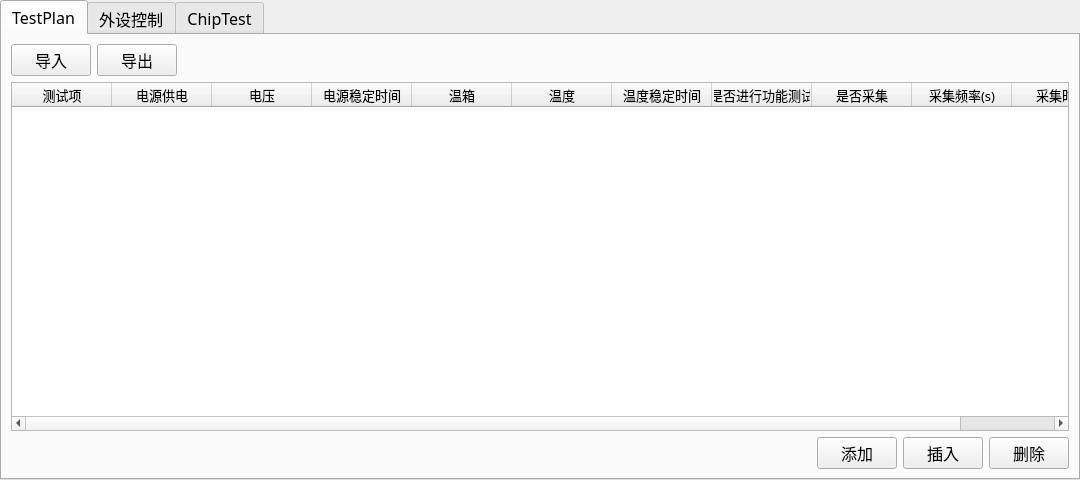
<?xml version="1.0" encoding="UTF-8"?>
<ui version="4.0">
 <class>ConfigDialog</class>
 <widget class="QWidget" name="ConfigDialog">
  <property name="geometry">
   <rect>
    <x>0</x>
    <y>0</y>
    <width>1080</width>
    <height>480</height>
   </rect>
  </property>
  <property name="sizePolicy">
   <sizepolicy hsizetype="Expanding" vsizetype="Expanding">
    <horstretch>0</horstretch>
    <verstretch>0</verstretch>
   </sizepolicy>
  </property>
  <property name="minimumSize">
   <size>
    <width>1080</width>
    <height>480</height>
   </size>
  </property>
  <property name="maximumSize">
   <size>
    <width>1400</width>
    <height>600</height>
   </size>
  </property>
  <property name="windowTitle">
   <string>Configuration</string>
  </property>
  <layout class="QGridLayout" name="gridLayout_3">
   <property name="leftMargin">
    <number>0</number>
   </property>
   <property name="topMargin">
    <number>0</number>
   </property>
   <property name="rightMargin">
    <number>0</number>
   </property>
   <property name="bottomMargin">
    <number>0</number>
   </property>
   <property name="spacing">
    <number>0</number>
   </property>
   <item row="0" column="0">
    <widget class="QTabWidget" name="tabConfig">
     <property name="font">
      <font>
       <family>微软雅黑</family>
       <pointsize>12</pointsize>
      </font>
     </property>
     <property name="currentIndex">
      <number>0</number>
     </property>
     <widget class="QWidget" name="tabTestPlan">
      <attribute name="title">
       <string>TestPlan</string>
      </attribute>
      <layout class="QVBoxLayout" name="verticalLayout_testPlan">
       <item>
        <layout class="QGridLayout" name="gridLayout_testplan">
         <item row="0" column="0">
          <widget class="QPushButton" name="btnImportTestPlan">
           <property name="maximumSize">
            <size>
             <width>80</width>
             <height>40</height>
            </size>
           </property>
           <property name="text">
            <string>导入</string>
           </property>
          </widget>
         </item>
         <item row="0" column="1">
          <widget class="QPushButton" name="btnExportTestPlan">
           <property name="maximumSize">
            <size>
             <width>80</width>
             <height>40</height>
            </size>
           </property>
           <property name="text">
            <string>导出</string>
           </property>
          </widget>
         </item>
         <item row="0" column="2">
          <spacer name="horizontalSpacer_testplan">
           <property name="orientation">
            <enum>Qt::Horizontal</enum>
           </property>
           <property name="sizeHint" stdset="0">
            <size>
             <width>40</width>
             <height>20</height>
            </size>
           </property>
          </spacer>
         </item>
        </layout>
       </item>
       <item>
        <widget class="QTableWidget" name="tableTestPlan">
         <property name="minimumSize">
          <size>
           <width>840</width>
           <height>260</height>
          </size>
         </property>
         <property name="font">
          <font>
           <family>微软雅黑</family>
           <pointsize>10</pointsize>
          </font>
         </property>
         <property name="rowCount">
          <number>0</number>
         </property>
         <property name="columnCount">
          <number>11</number>
         </property>
         <column>
          <property name="text">
           <string>测试项</string>
          </property>
         </column>
         <column>
          <property name="text">
           <string>电源供电</string>
          </property>
         </column>
         <column>
          <property name="text">
           <string>电压</string>
          </property>
         </column>
         <column>
          <property name="text">
           <string>电源稳定时间</string>
          </property>
         </column>
         <column>
          <property name="text">
           <string>温箱</string>
          </property>
         </column>
         <column>
          <property name="text">
           <string>温度</string>
          </property>
         </column>
         <column>
          <property name="text">
           <string>温度稳定时间</string>
          </property>
         </column>
         <column>
          <property name="text">
           <string>是否进行功能测试</string>
          </property>
         </column>
         <column>
          <property name="text">
           <string>是否采集</string>
          </property>
         </column>
         <column>
          <property name="text">
           <string>采集频率(s)</string>
          </property>
         </column>
         <column>
          <property name="text">
           <string>采集时间</string>
          </property>
         </column>
        </widget>
       </item>
       <item>
        <layout class="QHBoxLayout" name="horizontalLayout_testPlanButtons">
         <item>
          <spacer name="horizontalSpacer_left">
           <property name="orientation">
            <enum>Qt::Horizontal</enum>
           </property>
           <property name="sizeHint" stdset="0">
            <size>
             <width>40</width>
             <height>20</height>
            </size>
           </property>
          </spacer>
         </item>
         <item>
          <widget class="QPushButton" name="btnAddTestPlan">
           <property name="minimumSize">
            <size>
             <width>0</width>
             <height>30</height>
            </size>
           </property>
           <property name="maximumSize">
            <size>
             <width>80</width>
             <height>40</height>
            </size>
           </property>
           <property name="text">
            <string>添加</string>
           </property>
          </widget>
         </item>
         <item>
          <widget class="QPushButton" name="btnInsertTestPlan">
           <property name="minimumSize">
            <size>
             <width>0</width>
             <height>30</height>
            </size>
           </property>
           <property name="maximumSize">
            <size>
             <width>80</width>
             <height>40</height>
            </size>
           </property>
           <property name="text">
            <string>插入</string>
           </property>
          </widget>
         </item>
         <item>
          <widget class="QPushButton" name="btnDeleteTestPlan">
           <property name="minimumSize">
            <size>
             <width>0</width>
             <height>30</height>
            </size>
           </property>
           <property name="maximumSize">
            <size>
             <width>80</width>
             <height>40</height>
            </size>
           </property>
           <property name="text">
            <string>删除</string>
           </property>
          </widget>
         </item>
        </layout>
       </item>
      </layout>
     </widget>
     <widget class="QWidget" name="tabPeripheralControl">
      <attribute name="title">
       <string>外设控制</string>
      </attribute>
      <layout class="QVBoxLayout" name="verticalLayout_peripheral">
       <item>
        <widget class="QTabWidget" name="tabPeripheralContent">
         <property name="font">
          <font>
           <family>微软雅黑</family>
           <pointsize>10</pointsize>
          </font>
         </property>
         <property name="currentIndex">
          <number>0</number>
         </property>
         <widget class="QWidget" name="tabPower">
          <attribute name="title">
           <string>电源配置</string>
          </attribute>
          <layout class="QGridLayout" name="gridLayout_power">
           <item row="0" column="0">
            <widget class="QGroupBox" name="groupBoxPower">
             <property name="title">
              <string>电源控制</string>
             </property>
             <layout class="QVBoxLayout" name="verticalLayout_powerControl"/>
            </widget>
           </item>
          </layout>
         </widget>
         <widget class="QWidget" name="tabComm">
          <attribute name="title">
           <string>通信配置</string>
          </attribute>
          <layout class="QGridLayout" name="gridLayout_comm">
           <item row="0" column="0">
            <widget class="QGroupBox" name="groupBoxComm">
             <property name="title">
              <string>通信设置</string>
             </property>
             <layout class="QVBoxLayout" name="verticalLayout_commSettings"/>
            </widget>
           </item>
          </layout>
         </widget>
        </widget>
       </item>
      </layout>
     </widget>
     <widget class="QWidget" name="tabChipTest">
      <attribute name="title">
       <string>ChipTest</string>
      </attribute>
      <layout class="QVBoxLayout" name="verticalLayout_chipTest">
       <item>
        <widget class="QTabWidget" name="tabChipTestContent">
         <property name="font">
          <font>
           <family>微软雅黑</family>
           <pointsize>10</pointsize>
          </font>
         </property>
         <property name="currentIndex">
          <number>0</number>
         </property>
         <widget class="QWidget" name="tabFlow">
          <attribute name="title">
           <string>Flow</string>
          </attribute>
          <layout class="QGridLayout" name="gridLayout_10">
           <item row="0" column="0">
            <layout class="QGridLayout" name="gridLayout_4">
             <item row="0" column="0">
              <widget class="QPushButton" name="btnInport">
               <property name="maximumSize">
                <size>
                 <width>80</width>
                 <height>40</height>
                </size>
               </property>
               <property name="text">
                <string>Import</string>
               </property>
              </widget>
             </item>
             <item row="0" column="1">
              <widget class="QPushButton" name="btnExportFlow">
               <property name="maximumSize">
                <size>
                 <width>80</width>
                 <height>40</height>
                </size>
               </property>
               <property name="text">
                <string>Export</string>
               </property>
              </widget>
             </item>
            </layout>
           </item>
           <item row="0" column="1">
            <spacer name="horizontalSpacer_2">
             <property name="orientation">
              <enum>Qt::Horizontal</enum>
             </property>
             <property name="sizeHint" stdset="0">
              <size>
               <width>40</width>
               <height>20</height>
              </size>
             </property>
            </spacer>
           </item>
           <item row="1" column="0" colspan="5">
            <widget class="QTableWidget" name="tableFlow">
             <property name="minimumSize">
              <size>
               <width>840</width>
               <height>260</height>
              </size>
             </property>
             <property name="font">
              <font>
               <family>微软雅黑</family>
               <pointsize>10</pointsize>
               <weight>75</weight>
               <bold>true</bold>
              </font>
             </property>
             <property name="styleSheet">
              <string notr="true"/>
             </property>
             <property name="rowCount">
              <number>0</number>
             </property>
             <property name="columnCount">
              <number>9</number>
             </property>
             <column>
              <property name="text">
               <string>序号</string>
              </property>
             </column>
             <column>
              <property name="text">
               <string>ID</string>
              </property>
             </column>
             <column>
              <property name="text">
               <string>Class Name</string>
              </property>
             </column>
             <column>
              <property name="text">
               <string>Alias</string>
              </property>
             </column>
             <column>
              <property name="text">
               <string>Loop Count</string>
              </property>
             </column>
             <column>
              <property name="text">
               <string>Test Mode</string>
              </property>
             </column>
             <column>
              <property name="text">
               <string>Pass Do</string>
              </property>
             </column>
             <column>
              <property name="text">
               <string>Fail Do</string>
              </property>
             </column>
             <column>
              <property name="text">
               <string>Comment</string>
              </property>
             </column>
            </widget>
           </item>
           <item row="2" column="2">
            <layout class="QGridLayout" name="gridLayout">
             <item row="0" column="0">
              <widget class="QPushButton" name="btnMoveUpFlow">
               <property name="sizePolicy">
                <sizepolicy hsizetype="Fixed" vsizetype="Fixed">
                 <horstretch>0</horstretch>
                 <verstretch>0</verstretch>
                </sizepolicy>
               </property>
               <property name="minimumSize">
                <size>
                 <width>0</width>
                 <height>30</height>
                </size>
               </property>
               <property name="maximumSize">
                <size>
                 <width>40</width>
                 <height>30</height>
                </size>
               </property>
               <property name="styleSheet">
                <string notr="true">border-image: url(:/acroViewTester/qrc/pics/upTwo.png);</string>
               </property>
               <property name="text">
                <string/>
               </property>
              </widget>
             </item>
             <item row="0" column="1">
              <widget class="QPushButton" name="btnMoveDownFlow">
               <property name="sizePolicy">
                <sizepolicy hsizetype="Fixed" vsizetype="Fixed">
                 <horstretch>0</horstretch>
                 <verstretch>0</verstretch>
                </sizepolicy>
               </property>
               <property name="minimumSize">
                <size>
                 <width>0</width>
                 <height>30</height>
                </size>
               </property>
               <property name="maximumSize">
                <size>
                 <width>40</width>
                 <height>30</height>
                </size>
               </property>
               <property name="styleSheet">
                <string notr="true">border-image: url(:/acroViewTester/qrc/pics/downTwo.png);</string>
               </property>
               <property name="text">
                <string/>
               </property>
              </widget>
             </item>
            </layout>
           </item>
           <item row="2" column="3">
            <layout class="QGridLayout" name="gridLayoutActions">
             <item row="0" column="1">
              <widget class="QPushButton" name="btnAddFlow">
               <property name="minimumSize">
                <size>
                 <width>0</width>
                 <height>30</height>
                </size>
               </property>
               <property name="maximumSize">
                <size>
                 <width>80</width>
                 <height>40</height>
                </size>
               </property>
               <property name="text">
                <string>Add</string>
               </property>
              </widget>
             </item>
             <item row="0" column="2">
              <widget class="QPushButton" name="btnInsertFlow">
               <property name="minimumSize">
                <size>
                 <width>0</width>
                 <height>30</height>
                </size>
               </property>
               <property name="maximumSize">
                <size>
                 <width>80</width>
                 <height>40</height>
                </size>
               </property>
               <property name="text">
                <string>Insert</string>
               </property>
              </widget>
             </item>
             <item row="0" column="3">
              <widget class="QPushButton" name="btnDeleteFlow">
               <property name="minimumSize">
                <size>
                 <width>0</width>
                 <height>30</height>
                </size>
               </property>
               <property name="maximumSize">
                <size>
                 <width>80</width>
                 <height>40</height>
                </size>
               </property>
               <property name="text">
                <string>Delete</string>
               </property>
              </widget>
             </item>
            </layout>
           </item>
          </layout>
         </widget>
         <widget class="QWidget" name="tabSPEC">
          <attribute name="title">
           <string>SPEC</string>
          </attribute>
          <layout class="QGridLayout" name="gridLayout_2">
           <item row="0" column="0">
            <layout class="QGridLayout" name="gridLayout_5">
             <item row="0" column="0">
              <widget class="QPushButton" name="btnInportSpec">
               <property name="maximumSize">
                <size>
                 <width>80</width>
                 <height>40</height>
                </size>
               </property>
               <property name="text">
                <string>Import</string>
               </property>
              </widget>
             </item>
             <item row="0" column="1">
              <widget class="QPushButton" name="btnExportSpec">
               <property name="maximumSize">
                <size>
                 <width>80</width>
                 <height>40</height>
                </size>
               </property>
               <property name="text">
                <string>Export</string>
               </property>
              </widget>
             </item>
            </layout>
           </item>
           <item row="0" column="1">
            <spacer name="horizontalSpacer_5">
             <property name="orientation">
              <enum>Qt::Horizontal</enum>
             </property>
             <property name="sizeHint" stdset="0">
              <size>
               <width>871</width>
               <height>20</height>
              </size>
             </property>
            </spacer>
           </item>
           <item row="1" column="0" colspan="2">
            <widget class="QTableWidget" name="tableSpec">
             <property name="minimumSize">
              <size>
               <width>840</width>
               <height>260</height>
              </size>
             </property>
             <property name="font">
              <font>
               <family>微软雅黑</family>
               <pointsize>10</pointsize>
              </font>
             </property>
             <property name="rowCount">
              <number>0</number>
             </property>
             <property name="columnCount">
              <number>9</number>
             </property>
             <column>
              <property name="text">
               <string>ID</string>
              </property>
             </column>
             <column>
              <property name="text">
               <string>TestItemName</string>
              </property>
             </column>
             <column>
              <property name="text">
               <string>Alias Name</string>
              </property>
             </column>
             <column>
              <property name="text">
               <string>Params</string>
              </property>
             </column>
             <column>
              <property name="text">
               <string>Value</string>
              </property>
             </column>
             <column>
              <property name="text">
               <string>Lower Limit</string>
              </property>
             </column>
             <column>
              <property name="text">
               <string>Upper Limit</string>
              </property>
             </column>
             <column>
              <property name="text">
               <string>Bin Name</string>
              </property>
             </column>
             <column>
              <property name="text">
               <string>Comment</string>
              </property>
             </column>
            </widget>
           </item>
          </layout>
         </widget>
         <widget class="QWidget" name="tabBIN">
          <attribute name="title">
           <string>BIN</string>
          </attribute>
          <layout class="QGridLayout" name="gridLayout_8">
           <item row="0" column="0">
            <layout class="QGridLayout" name="gridLayout_6">
             <item row="0" column="0">
              <widget class="QPushButton" name="btnInportBin">
               <property name="maximumSize">
                <size>
                 <width>80</width>
                 <height>40</height>
                </size>
               </property>
               <property name="text">
                <string>Import</string>
               </property>
              </widget>
             </item>
             <item row="0" column="1">
              <widget class="QPushButton" name="btnExportBin">
               <property name="maximumSize">
                <size>
                 <width>80</width>
                 <height>40</height>
                </size>
               </property>
               <property name="text">
                <string>Export</string>
               </property>
              </widget>
             </item>
            </layout>
           </item>
           <item row="0" column="1">
            <spacer name="horizontalSpacer_6">
             <property name="orientation">
              <enum>Qt::Horizontal</enum>
             </property>
             <property name="sizeHint" stdset="0">
              <size>
               <width>871</width>
               <height>20</height>
              </size>
             </property>
            </spacer>
           </item>
           <item row="1" column="0" colspan="2">
            <widget class="QTableWidget" name="tableBinConfig">
             <property name="rowCount">
              <number>0</number>
             </property>
             <property name="columnCount">
              <number>6</number>
             </property>
             <column>
              <property name="text">
               <string>Name</string>
              </property>
             </column>
             <column>
              <property name="text">
               <string>SW_BIN</string>
              </property>
             </column>
             <column>
              <property name="text">
               <string>HW_BIN</string>
              </property>
             </column>
             <column>
              <property name="text">
               <string>IsPassBin</string>
              </property>
             </column>
             <column>
              <property name="text">
               <string>Disable</string>
              </property>
             </column>
             <column>
              <property name="text">
               <string>Comment</string>
              </property>
             </column>
            </widget>
           </item>
          </layout>
         </widget>
         <widget class="QWidget" name="tabPIN">
          <attribute name="title">
           <string>PIN</string>
          </attribute>
          <layout class="QGridLayout" name="gridLayout_9">
           <item row="0" column="0">
            <layout class="QGridLayout" name="gridLayout_7">
             <item row="0" column="0">
              <widget class="QPushButton" name="btnInportPin">
               <property name="maximumSize">
                <size>
                 <width>80</width>
                 <height>40</height>
                </size>
               </property>
               <property name="text">
                <string>Import</string>
               </property>
              </widget>
             </item>
             <item row="0" column="1">
              <widget class="QPushButton" name="btnExportPin">
               <property name="maximumSize">
                <size>
                 <width>80</width>
                 <height>40</height>
                </size>
               </property>
               <property name="text">
                <string>Export</string>
               </property>
              </widget>
             </item>
            </layout>
           </item>
           <item row="0" column="1">
            <spacer name="horizontalSpacer_7">
             <property name="orientation">
              <enum>Qt::Horizontal</enum>
             </property>
             <property name="sizeHint" stdset="0">
              <size>
               <width>871</width>
               <height>20</height>
              </size>
             </property>
            </spacer>
           </item>
           <item row="1" column="0" colspan="2">
            <widget class="QTableWidget" name="tablePinConfig">
             <property name="rowCount">
              <number>0</number>
             </property>
             <property name="columnCount">
              <number>5</number>
             </property>
             <column>
              <property name="text">
               <string>Name</string>
              </property>
             </column>
             <column>
              <property name="text">
               <string>PinType</string>
              </property>
             </column>
             <column>
              <property name="text">
               <string>Sites</string>
              </property>
             </column>
             <column>
              <property name="text">
               <string>Disable</string>
              </property>
             </column>
             <column>
              <property name="text">
               <string>Comment</string>
              </property>
             </column>
            </widget>
           </item>
           <item row="2" column="0" colspan="2">
            <widget class="QTableWidget" name="tablePinGroupConfig">
             <property name="rowCount">
              <number>0</number>
             </property>
             <property name="columnCount">
              <number>3</number>
             </property>
             <column>
              <property name="text">
               <string>Name</string>
              </property>
             </column>
             <column>
              <property name="text">
               <string>Value</string>
              </property>
             </column>
             <column>
              <property name="text">
               <string>Comment</string>
              </property>
             </column>
            </widget>
           </item>
          </layout>
         </widget>
        </widget>
       </item>
      </layout>
     </widget>
    </widget>
   </item>
  </layout>
 </widget>
 <resources>
  <include location="acroViewTester.qrc"/>
 </resources>
 <connections/>
</ui>
